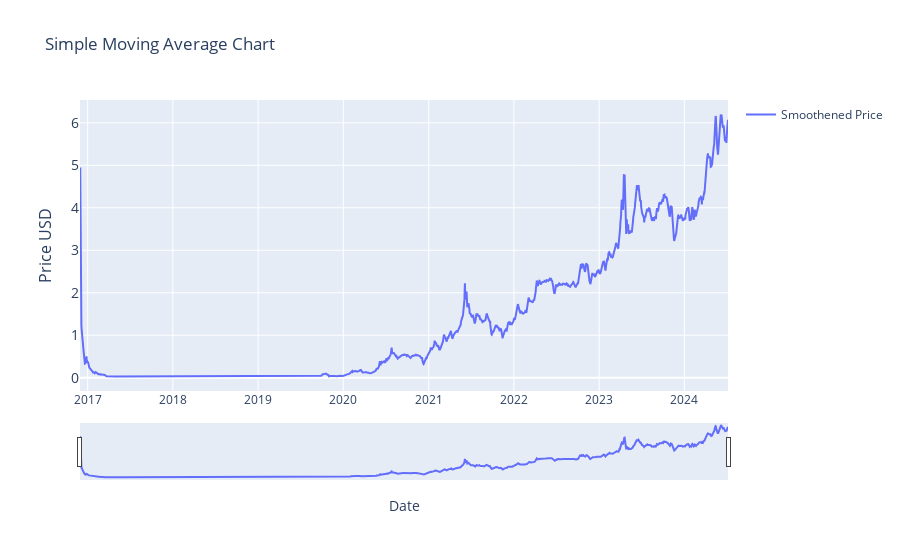

The notebook cell saved with this chart:
### Markdown cell above
### simple_moving_average

### Code cell
# SIMPLE Moving Average (SMA)                            


import plotly.graph_objects as go
import pandas as pd
from ipywidgets import interact, DatePicker
import numpy as np


df = current_item.copy()
# NOTE: Window = sets the period for calculating the moving average.
window = 2
df = calculate_sma(df, window)


start_date_picker = DatePicker(description='Start Date', value=START_DATE)
end_date_picker = DatePicker(description='End Date', value=END_DATE)


interact(lambda start_date, end_date:
            plot_simple_moving_average(df, start_date, end_date),
            start_date=start_date_picker, end_date=end_date_picker)

### Figure 1 — Plotly figure (JSON) as saved in the notebook; plotly's stock layout.template omitted (floating-point values rounded to 4 significant figures; data arrays with more than 128 entries replaced by an {"elided": "..."} marker saying what was removed)
{"data": [{"mode": "lines", "name": "Smoothened Price", "type": "scatter", "x": {"elided": "2777 str values"}, "y": {"elided": "2777 float values"}}], "layout": {"showlegend": true, "title": {"text": "Simple Moving Average Chart"}, "xaxis": {"rangeslider": {"visible": true}, "title": {"text": "Date"}, "type": "date"}, "yaxis": {"tickfont": {"size": 14}, "title": {"font": {"size": 16}, "text": "Price USD"}}}}
